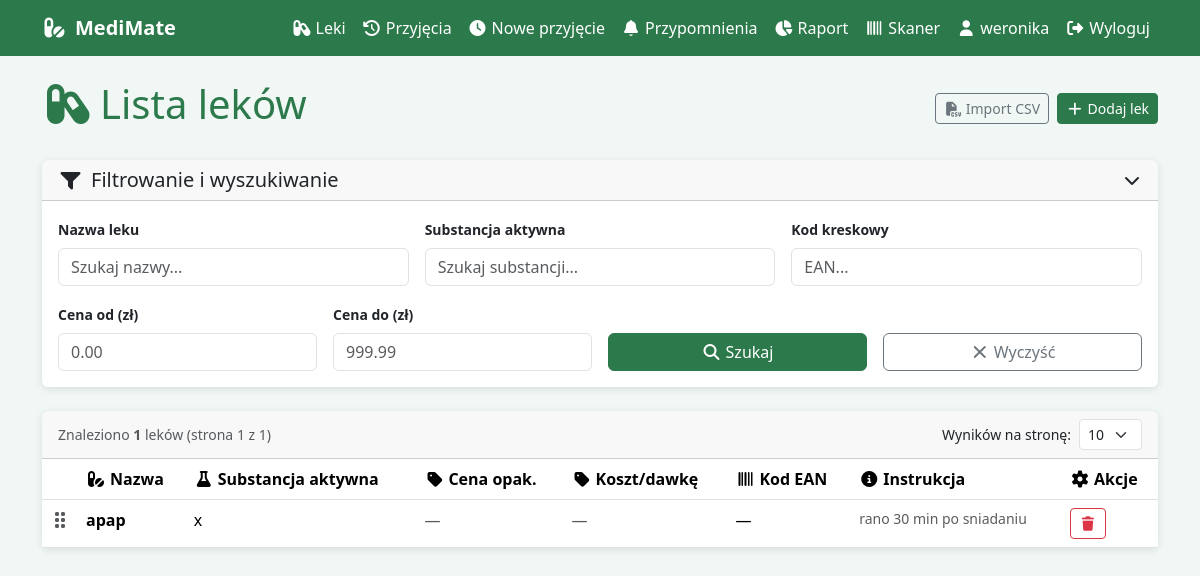
The page /leki/ (signed in) on the database as committed earlier.
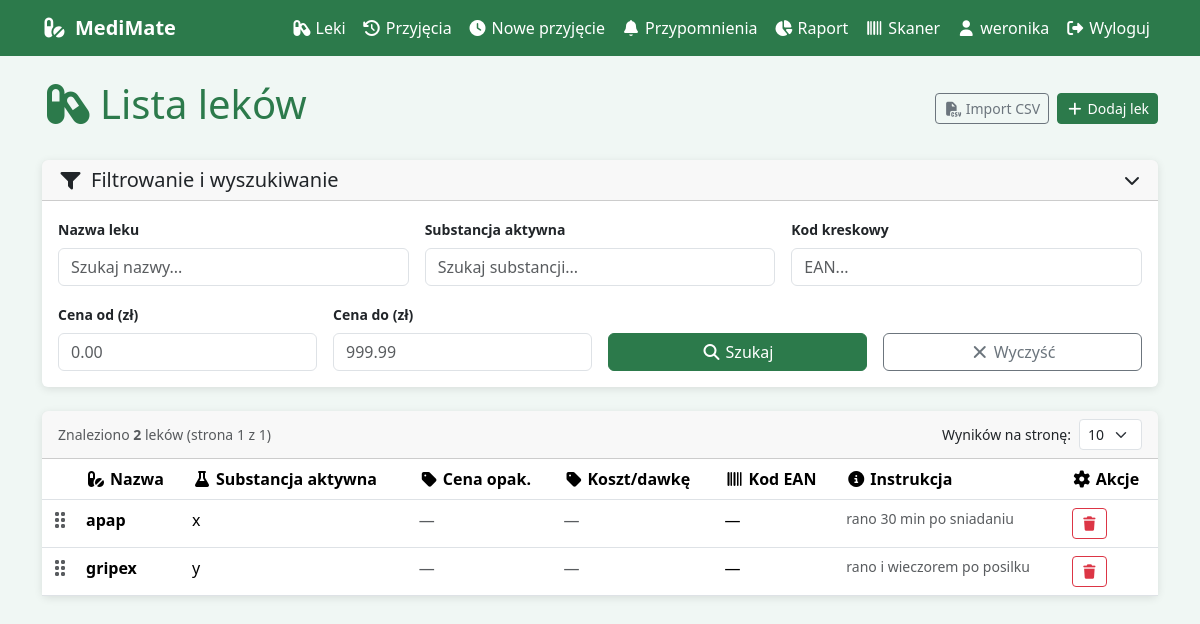
The same page on the database as committed later.
### leki/models.py (models this page shows, shortened)
class Lek(models.Model):
    nazwa = models.CharField(max_length=200)
    substancja_aktywna = models.CharField(max_length=200)
    instrukcja = models.TextField(help_text="Dawkowanie, pora dnia, z czym nie łączyć")
    interakcje = models.ManyToManyField(
        'self',
        blank=True,
        verbose_name="Interakcje z innymi lekami"
    )
    uzytkownik = models.ForeignKey(
        User,
        on_delete=models.CASCADE,
        related_name='leki',
        null=True
    )
    cena = models.DecimalField(
        max_digits=8, decimal_places=2,
        null=True, blank=True,
        verbose_name="Cena opakowania (zł)",
        help_text="Cena jednego opakowania w złotych"
    )
    ilosc_w_opakowaniu = models.PositiveIntegerField(
        null=True, blank=True,
        verbose_name="Liczba tabletek / dawek w opakowaniu",
        help_text="Np. 20 tabletek, 30 kapsułek"
    )
    kod_kreskowy = models.CharField(
        max_length=30, blank=True,
        verbose_name="Kod kreskowy (EAN)",
        help_text="Wpisz lub zeskanuj kod z opakowania"
    )
    @property
    def cena_za_dawke(self):
        if self.cena and self.ilosc_w_opakowaniu:
            return round(self.cena / self.ilosc_w_opakowaniu, 4)
        return None
    class Meta:
        verbose_name = "Lek"
        verbose_name_plural = "Leki"

### leki/views.py (the view, shortened to what this page needs)
# urls.py: path('leki/', views.lista_lekow, name='lista_lekow'),
@login_required
def lista_lekow(request):
    qs = Lek.objects.filter(uzytkownik=request.user)
    form = FiltrLekiForm(request.GET or None)
    wyniki_na_stronie = request.GET.get('na_stronie', '10')
    try:
        wyniki_na_stronie = int(wyniki_na_stronie)
        if wyniki_na_stronie not in [5, 10, 25, 50]:
            wyniki_na_stronie = 10
    except ValueError:
        wyniki_na_stronie = 10
    paginator = Paginator(qs, wyniki_na_stronie)
    strona = request.GET.get('strona', 1)
    try:
        leki_strona = paginator.page(strona)
    except Exception:
        leki_strona = paginator.page(1)
    get_params = request.GET.copy()
    get_params.pop('strona', None)
    return render(request, 'leki/lista_lekow.html', {
        'leki': leki_strona,
        'form': form,
        'paginator': paginator,
        'wyniki_na_stronie': wyniki_na_stronie,
        'get_params': get_params.urlencode(),
        'opcje_na_stronie': [5, 10, 25, 50],
    })

### leki/forms.py
class FiltrLekiForm(forms.Form):
    nazwa = forms.CharField(
        required=False, label='Nazwa leku',
        widget=forms.TextInput(attrs={'class': 'form-control', 'placeholder': 'Szukaj nazwy...'})
    )
    substancja = forms.CharField(
        required=False, label='Substancja aktywna',
        widget=forms.TextInput(attrs={'class': 'form-control', 'placeholder': 'Szukaj substancji...'})
    )
    cena_min = forms.DecimalField(
        required=False, label='Cena od (zł)', min_value=0,
        widget=forms.NumberInput(attrs={'class': 'form-control', 'placeholder': '0.00', 'step': '0.01'})
    )
    cena_max = forms.DecimalField(
        required=False, label='Cena do (zł)', min_value=0,
        widget=forms.NumberInput(attrs={'class': 'form-control', 'placeholder': '999.99', 'step': '0.01'})
    )
    kod_kreskowy = forms.CharField(
        required=False, label='Kod kreskowy',
        widget=forms.TextInput(attrs={'class': 'form-control', 'placeholder': 'EAN...'})
    )

### leki/templates/leki/lista_lekow.html (shortened to what the changed rows need)
{% extends 'leki/base.html' %}
{% block content %}
<div class="d-flex justify-content-between align-items-center mb-4">
    <h1><i class="fas fa-capsules me-2"></i>Lista leków</h1>
</div>
<div class="card">
    <div class="card-header d-flex justify-content-between align-items-center">
        <span class="small text-muted">
            Znaleziono <strong>{{ paginator.count }}</strong> leków
            (strona {{ leki.number }} z {{ paginator.num_pages }})
        </span>
    </div>
    <div class="card-body p-0">
        {% if leki %}
        <table class="table table-hover mb-0">
            <thead>
                <tr>
                    <th style="width:30px;"></th>
                    <th><i class="fas fa-pills me-1"></i>Nazwa</th>
                    <th><i class="fas fa-flask me-1"></i>Substancja aktywna</th>
                    <th><i class="fas fa-tag me-1"></i>Cena opak.</th>
                    <th><i class="fas fa-tag me-1"></i>Koszt/dawkę</th>
                    <th><i class="fas fa-barcode me-1"></i>Kod EAN</th>
                    <th><i class="fas fa-info-circle me-1"></i>Instrukcja</th>
                    <th><i class="fas fa-cog me-1"></i>Akcje</th>
                </tr>
            </thead>
            <tbody id="tabela-body">
                {% for lek in leki %}
                <tr class="wiersz-leku" draggable="true" data-id="{{ lek.pk }}">
                    <td class="drag-handle text-muted" style="cursor:grab; user-select:none;">
                        <i class="fas fa-grip-vertical"></i>
                    </td>
                    <td><strong>{{ lek.nazwa }}</strong></td>
                    <td>{{ lek.substancja_aktywna }}</td>
                    <td>{% if lek.cena %}{{ lek.cena }} zł{% else %}<span class="text-muted">—</span>{% endif %}</td>
                    <td>
                        {% if lek.cena_za_dawke %}
                        <span class="badge bg-light text-dark border">
                            {{ lek.cena_za_dawke|floatformat:2 }} zł
                        </span>
                        {% else %}<span class="text-muted">—</span>{% endif %}
                    </td>
                    <td>{% if lek.kod_kreskowy %}<code>{{ lek.kod_kreskowy }}</code>{% else %}—{% endif %}</td>
                    <td class="small text-muted">{{ lek.instrukcja|truncatechars:50 }}</td>
                    <td>
                        <a href="{% url 'usun_lek' lek.pk %}"
                           class="btn btn-sm btn-outline-danger"
                           title="Usuń lek">
                            <i class="fas fa-trash"></i>
                        </a>
                    </td>
                </tr>
                {% endfor %}
            </tbody>
        </table>
        {% else %}
        <div class="p-4 text-center text-muted">
            <i class="fas fa-search fa-2x mb-3 d-block"></i>
            Brak leków spełniających kryteria wyszukiwania.
        </div>
        {% endif %}
    </div>
</div>
{% endblock %}

Rows that differ between the two databases and show on the page:
added Lek: nazwa "gripex", substancja_aktywna "y", instrukcja "rano i wieczorem po posilku"
Other text that changed with them:
{{ paginator.count }}: "1" → "2"
